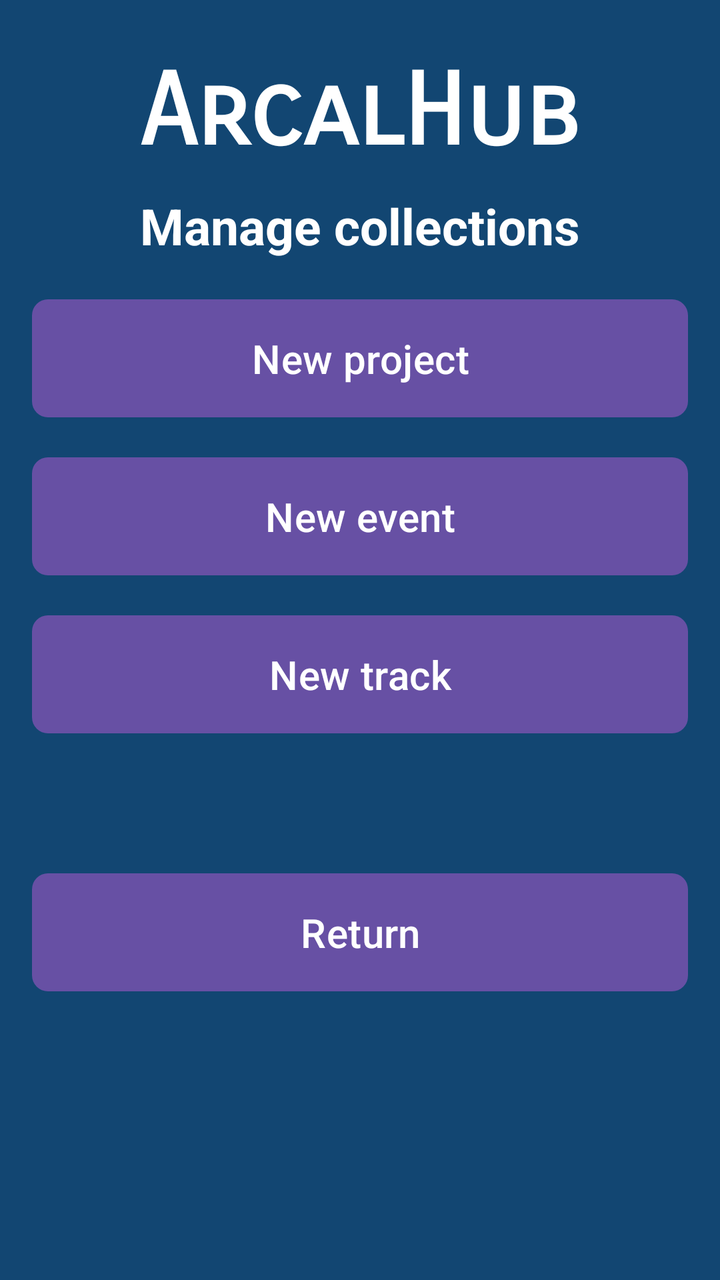
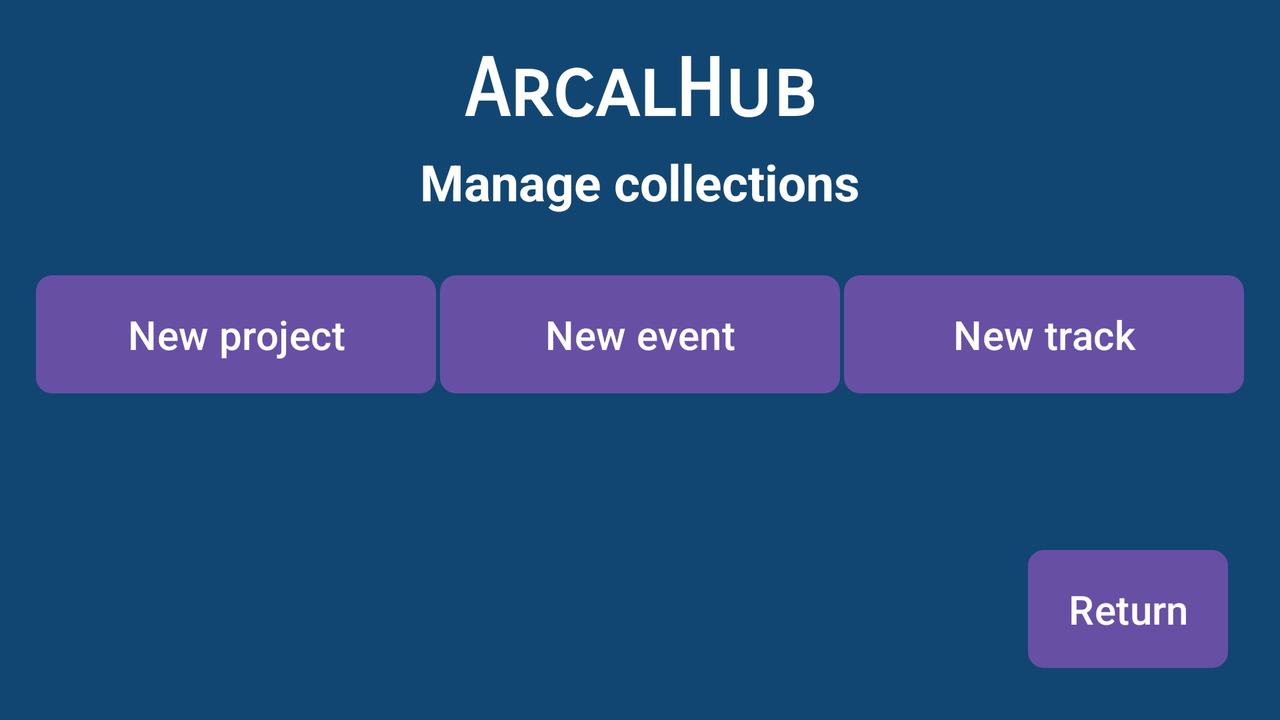

Compare how this app lays out the same screen by default and in its alternative resource folder. The renders come first, then the two layout files and the values they reference.
<!-- AndroidManifest.xml: application theme Theme.ProyectoAplicacion -->
<!-- res/layout/activity_manage.xml -->
<?xml version="1.0" encoding="utf-8"?>
<androidx.constraintlayout.widget.ConstraintLayout xmlns:android="http://schemas.android.com/apk/res/android"
    xmlns:app="http://schemas.android.com/apk/res-auto"
    xmlns:tools="http://schemas.android.com/tools"
    android:layout_width="match_parent"
    android:layout_height="match_parent"
    tools:context=".ManageCollectionsActivity"
    android:padding="16dp"
    android:background="@color/bluedark">

    <TextView
        android:id="@+id/nameAPP"
        android:layout_width="wrap_content"
        android:layout_height="wrap_content"
        android:layout_marginTop="10dp"
        android:fontFamily="sans-serif-smallcaps"
        android:text="ArcalHub"
        android:textColor="@color/white"
        android:textSize="50dp"
        android:textStyle="bold"
        app:layout_constraintTop_toTopOf="parent"
        app:layout_constraintStart_toStartOf="parent"
        app:layout_constraintEnd_toEndOf="parent"/>

    <TextView
        android:id="@+id/manageCollectionsActivity"
        android:layout_width="wrap_content"
        android:layout_height="wrap_content"
        android:text="Manage collections"
        android:textColor="@color/white"
        android:textSize="25dp"
        android:textStyle="bold"
        app:layout_constraintTop_toBottomOf="@id/nameAPP"
        app:layout_constraintStart_toStartOf="parent"
        app:layout_constraintEnd_toEndOf="parent"
        android:layout_marginTop="10dp"/>

    <Button
        android:id="@+id/newProjectButon"
        style="@style/ButtonStyle"
        android:layout_width="0dp"
        android:layout_height="wrap_content"
        android:text="New project"
        android:textSize="20dp"
        app:layout_constraintEnd_toEndOf="parent"
        app:layout_constraintHorizontal_bias="0.0"
        app:layout_constraintStart_toStartOf="parent"
        app:layout_constraintTop_toBottomOf="@id/manageCollectionsActivity"
        android:layout_marginTop="20dp" />

    <Button
        android:id="@+id/newEventButon"
        style="@style/ButtonStyle"
        android:layout_width="0dp"
        android:layout_height="wrap_content"
        android:text="New event"
        android:textSize="20dp"
        app:layout_constraintEnd_toEndOf="parent"
        app:layout_constraintHorizontal_bias="0.0"
        app:layout_constraintStart_toStartOf="parent"
        app:layout_constraintTop_toBottomOf="@id/newProjectButon"
        android:layout_marginTop="20dp" />

    <Button
        android:id="@+id/newTrackButon"
        style="@style/ButtonStyle"
        android:layout_width="0dp"
        android:layout_height="wrap_content"
        android:text="New track"
        android:textSize="20dp"
        app:layout_constraintEnd_toEndOf="parent"
        app:layout_constraintHorizontal_bias="0.0"
        app:layout_constraintStart_toStartOf="parent"
        app:layout_constraintTop_toBottomOf="@id/newEventButon"
        android:layout_marginTop="20dp" />

    <Button
        android:id="@+id/returnButton"
        style="@style/ButtonStyle"
        android:layout_width="0dp"
        android:layout_height="wrap_content"
        android:text="Return"
        android:textSize="20dp"
        app:layout_constraintEnd_toEndOf="parent"
        app:layout_constraintHorizontal_bias="0.0"
        app:layout_constraintStart_toStartOf="parent"
        app:layout_constraintTop_toBottomOf="@id/newTrackButon"
        android:layout_marginTop="70dp" />

</androidx.constraintlayout.widget.ConstraintLayout>
<!-- resources referenced by this layout -->
<resources>
  <color name="bluedark">#124672</color>
  <color name="white">#FFFFFF</color>
  <style name="ButtonStyle">
          <item name="android:background">@drawable/button_background</item>
          <item name="android:padding">12dp</item>
          <item name="android:textColor">@android:color/white</item>
          <item name="android:layout_marginTop">16dp</item>
      </style>
  <!-- from res/values-v23/ -->
  <style name="Theme.ProyectoAplicacion" parent="Base.Theme.ProyectoAplicacion">
          
          <item name="android:navigationBarColor">@android:color/transparent</item>
          <item name="android:statusBarColor">@android:color/transparent</item>
          <item name="android:windowLightStatusBar">?attr/isLightTheme</item>
      </style>
  <!-- drawable button_background (drawable) -->
  <?xml version="1.0" encoding="utf-8"?>
  <shape xmlns:android="http://schemas.android.com/apk/res/android">
      <corners android:radius="8dp"/>
      <solid android:color="@color/purple_200"/>
      <padding android:left="16dp" android:top="10dp" android:right="16dp" android:bottom="10dp"/>
  </shape>
  <style name="Base.Theme.ProyectoAplicacion" parent="Theme.Material3.DayNight.NoActionBar">
          
          
      </style>
  <color name="purple_200">#BB86FC</color>
</resources>
<!-- res/layout-land/activity_manage.xml (the repository's variant of the layout above) -->
<!-- drawn on the phone turned sideways -->
<?xml version="1.0" encoding="utf-8"?>
<androidx.constraintlayout.widget.ConstraintLayout xmlns:android="http://schemas.android.com/apk/res/android"
    xmlns:app="http://schemas.android.com/apk/res-auto"
    xmlns:tools="http://schemas.android.com/tools"
    android:layout_width="match_parent"
    android:layout_height="match_parent"
    tools:context=".ManageCollectionsActivity"
    android:padding="16dp"
    android:background="@color/bluedark">

    <TextView
        android:id="@+id/nameAPP"
        android:layout_width="wrap_content"
        android:layout_height="wrap_content"
        android:layout_marginTop="5dp"
        android:fontFamily="sans-serif-smallcaps"
        android:text="ArcalHub"
        android:textColor="@color/white"
        android:textSize="40dp"
        android:textStyle="bold"
        app:layout_constraintTop_toTopOf="parent"
        app:layout_constraintStart_toStartOf="parent"
        app:layout_constraintEnd_toEndOf="parent"/>

    <TextView
        android:id="@+id/manageCollectionsActivity"
        android:layout_width="wrap_content"
        android:layout_height="wrap_content"
        android:text="Manage collections"
        android:textColor="@color/white"
        android:textSize="25dp"
        android:textStyle="bold"
        app:layout_constraintTop_toBottomOf="@id/nameAPP"
        app:layout_constraintStart_toStartOf="parent"
        app:layout_constraintEnd_toEndOf="parent"
        android:layout_marginTop="5dp"/>

    <Button
        android:id="@+id/newProjectButon"
        style="@style/ButtonStyle"
        android:layout_width="200dp"
        android:layout_height="wrap_content"
        android:text="New project"
        android:textSize="20dp"
        app:layout_constraintEnd_toStartOf="@+id/newEventButon"
        app:layout_constraintStart_toStartOf="parent"
        app:layout_constraintTop_toBottomOf="@id/manageCollectionsActivity"
        android:layout_marginTop="30dp" />

    <Button
        android:id="@+id/newEventButon"
        style="@style/ButtonStyle"
        android:layout_width="200dp"
        android:layout_height="wrap_content"
        android:text="New event"
        android:textSize="20dp"
        app:layout_constraintEnd_toStartOf="@+id/newTrackButon"
        app:layout_constraintStart_toEndOf="@+id/newProjectButon"
        app:layout_constraintTop_toBottomOf="@id/manageCollectionsActivity"
        android:layout_marginTop="30dp" />

    <Button
        android:id="@+id/newTrackButon"
        style="@style/ButtonStyle"
        android:layout_width="200dp"
        android:layout_height="wrap_content"
        android:text="New track"
        android:textSize="20dp"
        app:layout_constraintEnd_toEndOf="parent"
        app:layout_constraintStart_toEndOf="@+id/newEventButon"
        app:layout_constraintTop_toBottomOf="@id/manageCollectionsActivity"
        android:layout_marginTop="30dp"/>

    <Button
        android:id="@+id/returnButton"
        style="@style/ButtonStyle"
        android:layout_width="100dp"
        android:layout_height="wrap_content"
        android:text="Return"
        android:textSize="20dp"
        app:layout_constraintBottom_toBottomOf="parent"
        app:layout_constraintEnd_toEndOf="parent"
        android:layout_marginRight="10dp"
        android:layout_marginBottom="10dp" />

</androidx.constraintlayout.widget.ConstraintLayout>
